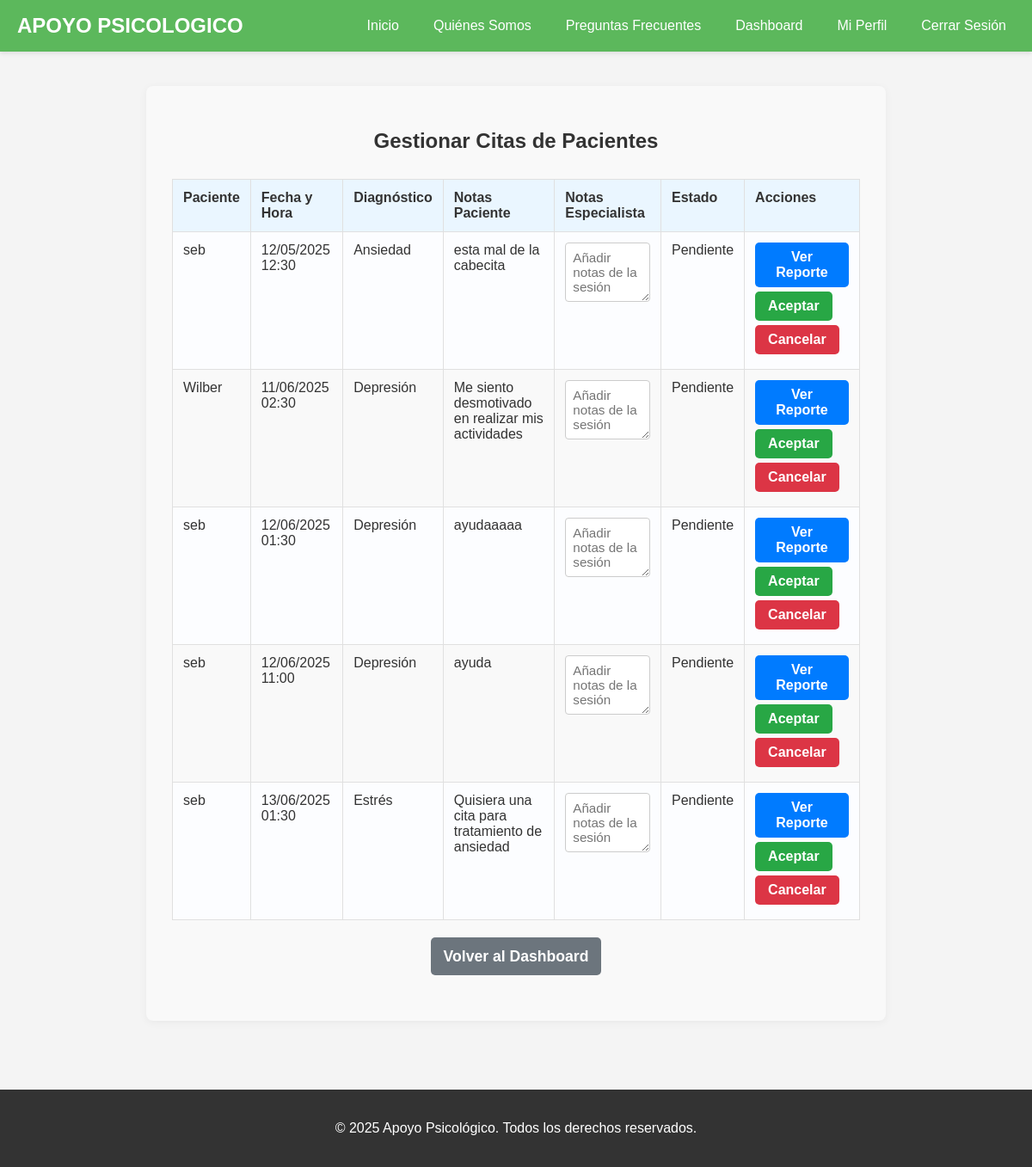
The app's page /apoyo_psicologico/ver_citas_especialista.php (signed in) with its own data.
### tables this page shows
CREATE TABLE `citas` (
  `id` int(11) NOT NULL,
  `paciente_id` int(11) NOT NULL,
  `especialista_id` int(11) DEFAULT NULL,
  `fecha_cita` datetime NOT NULL,
  `diagnostico_id` int(11) DEFAULT NULL,
  `estado` enum('pendiente','confirmada','cancelada','completada') DEFAULT 'pendiente',
  `notas_paciente` text DEFAULT NULL,
  `notas_especialista` text DEFAULT NULL,
  `fecha_creacion` timestamp NOT NULL DEFAULT current_timestamp(),
  `enlace_videollamada` varchar(255) DEFAULT NULL,
  `duracion_sesion_segundos` int(11) DEFAULT NULL
);

CREATE TABLE `usuarios` (
  `id` int(11) NOT NULL,
  `nombre_usuario` varchar(50) NOT NULL,
  `email` varchar(100) NOT NULL,
  `contrasena` varchar(255) NOT NULL,
  `fecha_registro` timestamp NOT NULL DEFAULT current_timestamp(),
  `tipo_usuario` varchar(50) NOT NULL DEFAULT 'paciente',
  `especialidad` varchar(255) DEFAULT NULL
);

CREATE TABLE `diagnosticos` (
  `id` int(11) NOT NULL,
  `nombre` varchar(100) NOT NULL
);

### apoyo_psicologico/ver_citas_especialista.php (the view, shortened to what this page needs)
<?php
include_once 'includes/header.php';
include_once 'includes/funciones.php';
$especialista_id = $_SESSION['usuario_id'];
$stmt_citas = $pdo->prepare("
    SELECT
        c.id,
        c.paciente_id,
        c.fecha_cita,
        c.diagnostico_id,
        c.estado,
        c.notas_paciente,
        c.notas_especialista,
        c.enlace_videollamada, -- ¡Asegúrate de tener esta línea!
        u.nombre_usuario AS paciente_nombre,
        d.nombre AS diagnostico_nombre
    FROM citas c
    JOIN usuarios u ON c.paciente_id = u.id
    LEFT JOIN diagnosticos d ON c.diagnostico_id = d.id
    WHERE
        (c.estado = 'pendiente' AND c.especialista_id IS NULL)
        OR (c.especialista_id = ? AND (c.estado = 'pendiente' OR c.estado = 'confirmada' OR c.estado = 'completada' OR c.estado = 'cancelada'))
    ORDER BY c.fecha_cita ASC
");
$stmt_citas->execute([$especialista_id]);
$citas = $stmt_citas->fetchAll(PDO::FETCH_ASSOC);
?>
<section class="content-section">
    <h2>Gestionar Citas de Pacientes</h2>
    <?php if (count($citas) > 0): ?>
        <div class="table-container">
            <table>
                <thead>
                    <tr>
                        <th>Paciente</th>
                        <th>Fecha y Hora</th>
                        <th>Diagnóstico</th>
                        <th>Notas Paciente</th>
                        <th>Notas Especialista</th>
                        <th>Estado</th>
                        <th>Acciones</th>
                    </tr>
                </thead>
                <tbody>
                    <?php foreach ($citas as $cita): ?>
                        <tr>
                            <td><?php echo htmlspecialchars($cita['paciente_nombre']); ?></td>
                            <td><?php echo date('d/m/Y H:i', strtotime($cita['fecha_cita'])); ?></td>
                            <td><?php echo htmlspecialchars($cita['diagnostico_nombre'] ?? 'N/A'); ?></td>
                            <td><?php echo htmlspecialchars($cita['notas_paciente'] ?: 'N/A'); ?></td>
                            <td>
                                <textarea name="notas_especialista_<?php echo $cita['id']; ?>" rows="3" placeholder="Añadir notas de la sesión"><?php echo htmlspecialchars($cita['notas_especialista'] ?: ''); ?></textarea>
                            </td>
                            <td><?php echo htmlspecialchars(ucfirst($cita['estado'])); ?></td>
                            <td>
                                <a href="reporte_caso_paciente.php?paciente_id=<?php echo $cita['paciente_id']; ?>" class="btn btn-blue">Ver Reporte</a>
                                <?php if ($cita['estado'] == 'pendiente'): ?>
                                    <a href="aceptar_cita.php?id=<?php echo $cita['id']; ?>&especialista_id=<?php echo $especialista_id; ?>" class="btn btn-green">Aceptar</a>
                                    <a href="cancelar_cita.php?id=<?php echo $cita['id']; ?>" class="btn btn-red">Cancelar</a>
                                <?php else:  ?>
                                    <span style="color: gray;">Acciones no disponibles</span>
                                <?php endif; ?>
                            </td>
                        </tr>
                    <?php endforeach; ?>
                </tbody>
            </table>
        </div>
    <?php else: ?>
        <p>No hay citas pendientes o asignadas en este momento.</p>
    <?php endif; ?>
    <p style="margin-top: 20px; text-align: center;"><a href="dashboard_especialista.php" class="btn btn-gray">Volver al Dashboard</a></p>
</section>
<?php include 'includes/footer.php'; ?>

### apoyo_psicologico/includes/header.php (shortened to what this page needs)
<?php
$num_notificaciones_no_leidas = 0;
?>
<!DOCTYPE html>
<html lang="es">
<head>
    <link rel="stylesheet" href="css/style.css">
</head>
<body>
    <header>
        <nav>
            <div class="logo">
                <a href="index.php">APOYO PSICOLOGICO</a>
            </div>
            <ul>
                <li><a href="index.php">Inicio</a></li>
                <li><a href="quienes_somos.php">Quiénes Somos</a></li>
                <li><a href="preguntas_frecuentes.php">Preguntas Frecuentes</a></li>
                <?php if (isset($_SESSION['usuario_id'])):  ?>
                    <?php if ($_SESSION['tipo_usuario'] === 'paciente'): ?>
                        <li><a href="dashboard_paciente.php">Dashboard</a></li>
                        <li>
                            <a href="ver_notificaciones.php">
                                Notificaciones
                                <?php if ($num_notificaciones_no_leidas > 0): ?>
                                    <span class="notification-badge">
                                        <?php echo $num_notificaciones_no_leidas; ?>
                                    </span>
                                <?php endif; ?>
                            </a>
                        </li>
                    <?php elseif ($_SESSION['tipo_usuario'] === 'especialista'): ?>
                        <li><a href="dashboard_especialista.php">Dashboard</a></li>
                        <?php endif; ?>
                    <li><a href="perfil.php">Mi Perfil</a></li>
                    <li><a href="salir.php">Cerrar Sesión</a></li>
                <?php else:  ?>
                    <li><a href="ingresar.php">Ingresar</a></li>
                    <li><a href="registrarse.php">Registrarse</a></li>
                <?php endif; ?>
            </ul>
        </nav>
    </header>
    <main>

### apoyo_psicologico/includes/footer.php (shortened to what this page needs)
</main>
    <footer>
        <p>&copy; <?php echo date("Y"); ?> Apoyo Psicológico. Todos los derechos reservados.</p>
    </footer>
</body>
</html>

### apoyo_psicologico/css/style.css (style rules this page uses)
body { font-family: Arial, sans-serif; margin: 0; padding: 0; background-color: #f4f4f4; color: #333; }
header { background-color: #5cb85c; color: white; padding: 1rem 0; box-shadow: 0 2px 5px rgba(0,0,0,0.1); }
nav { display: flex; justify-content: space-between; align-items: center; max-width: 1200px; margin: 0 auto; padding: 0 20px; }
nav .logo a { color: white; text-decoration: none; font-size: 1.5rem; font-weight: bold; }
nav ul { list-style: none; margin: 0; padding: 0; display: flex; }
nav ul li { margin-left: 20px; }
nav ul li a { color: white; text-decoration: none; padding: 5px 10px; transition: background-color 0.3s ease; }
main { padding: 20px 0; }
section { background-color: white; margin: 20px auto; padding: 30px; border-radius: 8px; box-shadow: 0 0 10px rgba(0,0,0,0.05); max-width: 800px; }
.cuestionario-section h2, .resultados-cuestionario h2, .auth-form h2, .content-section h2 { text-align: center; color: #4CAF50; margin-bottom: 30px; }
.btn { display: inline-block; background-color: #5cb85c; color: white; padding: 10px 20px; border: none; border-radius: 5px; text-decoration: none; cursor: pointer; transition: background-color 0.3s ease; }
footer { text-align: center; padding: 20px; background-color: #333; color: white; margin-top: 40px; }

### apoyo_psicologico/includes/header.php (style rules this page uses)
nav ul li a { position: relative; display: inline-block; }

### apoyo_psicologico/ver_citas_especialista.php (style rules this page uses)
.content-section { background-color: #f9f9f9; padding: 30px; margin-top: 20px; border-radius: 8px; box-shadow: 0 2px 10px rgba(0,0,0,0.05); }
.content-section h2 { color: #333; margin-bottom: 25px; text-align: center; }
.content-section p { color: #555; font-size: 1.1em; line-height: 1.6; text-align: center; }
.table-container { overflow-x: auto; margin-top: 30px; }
table { width: 100%; border-collapse: collapse; min-width: 800px; }
th, td { padding: 12px; text-align: left; border: 1px solid #e0e0e0; vertical-align: top; }
th { background-color: #eaf6ff; color: #333; font-weight: bold; }
tbody tr:nth-child(odd) { background-color: #fcfdff; }
.btn { display: inline-block; padding: 8px 15px; border-radius: 5px; text-decoration: none; color: white; font-weight: bold; margin-bottom: 5px; transition: background-color 0.3s ease, transform 0.2s ease; text-align: center; box-sizing: border-box; }
.btn-green { background-color: #28a745; }
.btn-red { background-color: #dc3545; }
.btn-blue { background-color: #007bff; }
.btn-gray { background-color: #6c757d; }
input[type="url"], textarea { width: 100%; padding: 8px; margin-bottom: 5px; border: 1px solid #ccc; border-radius: 4px; box-sizing: border-box; font-family: inherit; font-size: 0.95em; }

### records on screen
citas: paciente.nombre_usuario "seb", fecha_cita "12/05/2025 12:30", diagnostico.nombre "Ansiedad", notas_paciente "esta mal de la cabecita", id "Añadir notas de la sesión", estado "Pendiente"
citas: paciente.nombre_usuario "Wilber", fecha_cita "11/06/2025 02:30", diagnostico.nombre "Depresión", notas_paciente "Me siento desmotivado en realizar mis actividades", id "Añadir notas de la sesión", estado "Pendiente"
citas: paciente.nombre_usuario "seb", fecha_cita "12/06/2025 01:30", diagnostico.nombre "Depresión", notas_paciente "ayudaaaaa", id "Añadir notas de la sesión", estado "Pendiente"
citas: paciente.nombre_usuario "seb", fecha_cita "12/06/2025 11:00", diagnostico.nombre "Depresión", notas_paciente "ayuda", id "Añadir notas de la sesión", estado "Pendiente"
citas: paciente.nombre_usuario "seb", fecha_cita "13/06/2025 01:30", diagnostico.nombre "Estrés", notas_paciente "Quisiera una cita para tratamiento de ansiedad", id "Añadir notas de la sesión", estado "Pendiente"
